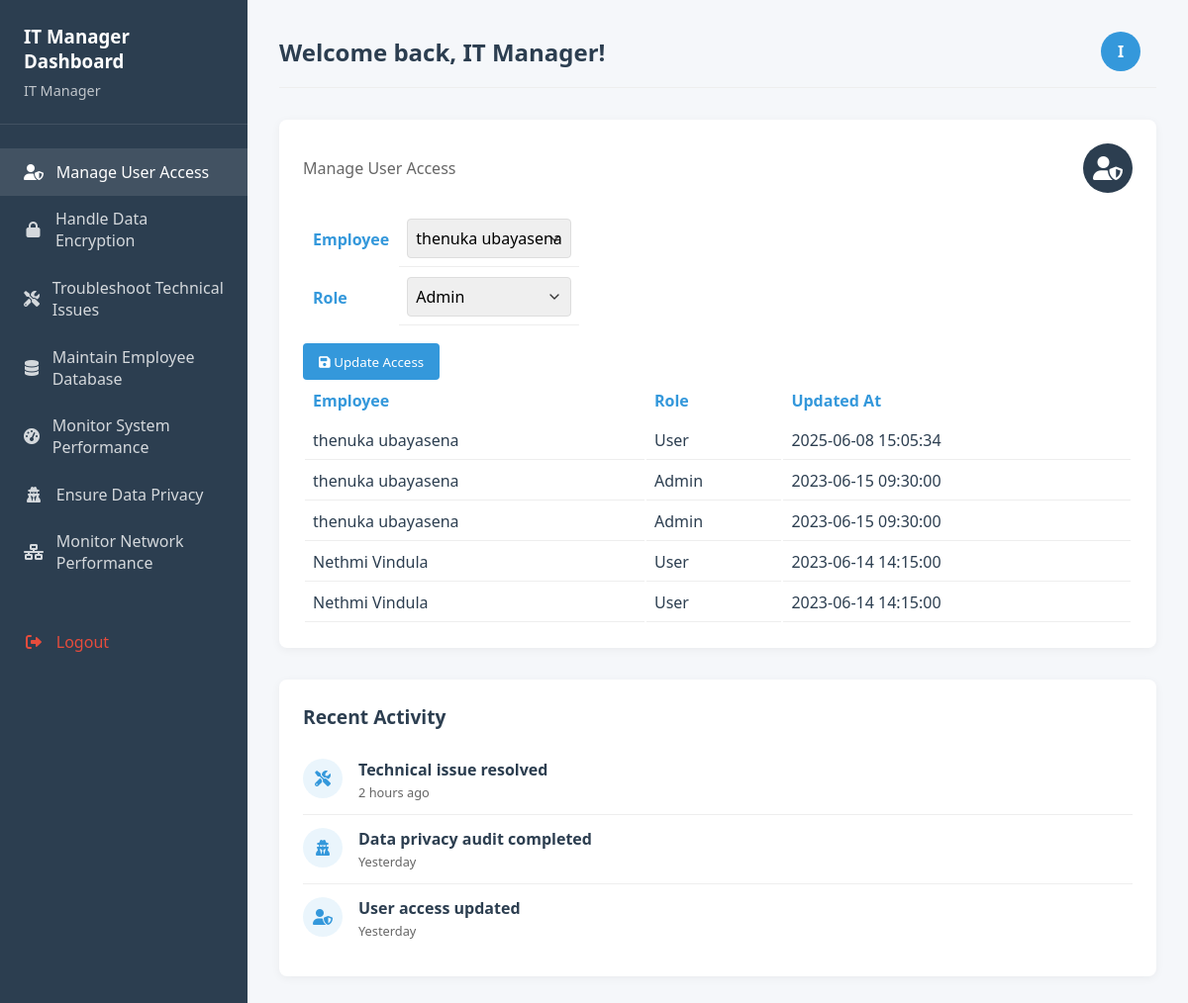
Page /it_manager_dashboard.php?view=manage_user_access on the committed database.
### tables this page shows
CREATE TABLE `user_access` (
  `access_id` int(11) NOT NULL,
  `EMP_ID` int(11) NOT NULL,
  `role` enum('Admin','User') NOT NULL,
  `updated_at` datetime NOT NULL
);

CREATE TABLE `employees` (
  `EMP_ID` int(11) NOT NULL,
  `FName` varchar(50) NOT NULL,
  `LName` varchar(50) NOT NULL,
  `username` varchar(50) NOT NULL,
  `password` varchar(255) NOT NULL,
  `EmpNIC` varchar(20) NOT NULL,
  `years_of_experience` int(11) DEFAULT NULL,
  `designation` varchar(100) NOT NULL,
  `EmpContact_No` varchar(15) DEFAULT NULL,
  `DOB` date DEFAULT NULL,
  `Emp_Email` varchar(100) DEFAULT NULL,
  `Dependent_Name` varchar(100) DEFAULT NULL,
  `Dependent_NIC` varchar(20) DEFAULT NULL,
  `Relationship` varchar(50) DEFAULT NULL,
  `DeContact_No` varchar(15) DEFAULT NULL,
  `created_at` timestamp NOT NULL DEFAULT current_timestamp(),
  `salary` decimal(10,2) NOT NULL
);

### it_manager_dashboard.php (the view, shortened to what this page needs)
<?php
require 'db_connection.php';
$displayName = isset($_SESSION['FName'], $_SESSION['LName']) ? $_SESSION['FName'] . ' ' . $_SESSION['LName'] : 'IT Manager';
$avatar = strtoupper(substr($displayName, 0, 1));
$showManageUserAccess = false;
$showHandleDataEncryption = false;
$showTroubleshootIssues = false;
$showMaintainEmployeeDB = false;
$showMonitorSystemPerformance = false;
$showEnsureDataPrivacy = false;
$showMonitorNetworkPerformance = false;
if (isset($_GET['view'])) {
    $showManageUserAccess = ($_GET['view'] === 'manage_user_access');
    $showHandleDataEncryption = ($_GET['view'] === 'handle_data_encryption');
    $showTroubleshootIssues = ($_GET['view'] === 'troubleshoot_issues');
    $showMaintainEmployeeDB = ($_GET['view'] === 'maintain_employee_db');
    $showMonitorSystemPerformance = ($_GET['view'] === 'monitor_system_performance');
    $showEnsureDataPrivacy = ($_GET['view'] === 'ensure_data_privacy');
    $showMonitorNetworkPerformance = ($_GET['view'] === 'monitor_network_performance');
} else {
}
if ($showManageUserAccess) {
    $stmt = $pdo->query("SELECT u.access_id, u.EMP_ID, u.role, u.updated_at, e.FName, e.LName
                         FROM user_access u
                         JOIN employees e ON u.EMP_ID = e.EMP_ID
                         ORDER BY u.updated_at DESC");
    $user_access = $stmt->fetchAll();
    $stmt = $pdo->query("SELECT EMP_ID, FName, LName FROM employees");
    $employees = $stmt->fetchAll();
}
?>
<!DOCTYPE html>
<html lang="en">
<head>
    <link rel="stylesheet" href="https://cdnjs.cloudflare.com/ajax/libs/font-awesome/6.0.0/css/all.min.css">
</head>
<body>
    <div class="dashboard-container">
        <div class="sidebar">
            <div class="sidebar-header">
                <h3>IT Manager Dashboard</h3>
                <p><?= htmlspecialchars($displayName) ?></p>
            </div>
            <div class="sidebar-menu">
                <a href="?view=manage_user_access" class="menu-item <?= $showManageUserAccess ? 'active' : '' ?>"><i class="fas fa-user-shield"></i> Manage User Access</a>
                <a href="?view=handle_data_encryption" class="menu-item <?= $showHandleDataEncryption ? 'active' : '' ?>"><i class="fas fa-lock"></i> Handle Data Encryption</a>
                <a href="?view=troubleshoot_issues" class="menu-item <?= $showTroubleshootIssues ? 'active' : '' ?>"><i class="fas fa-tools"></i> Troubleshoot Technical Issues</a>
                <a href="?view=maintain_employee_db" class="menu-item <?= $showMaintainEmployeeDB ? 'active' : '' ?>"><i class="fas fa-database"></i> Maintain Employee Database</a>
                <a href="?view=monitor_system_performance" class="menu-item <?= $showMonitorSystemPerformance ? 'active' : '' ?>"><i class="fas fa-tachometer-alt"></i> Monitor System Performance</a>
                <a href="?view=ensure_data_privacy" class="menu-item <?= $showEnsureDataPrivacy ? 'active' : '' ?>"><i class="fas fa-user-secret"></i> Ensure Data Privacy</a>
                <a href="?view=monitor_network_performance" class="menu-item <?= $showMonitorNetworkPerformance ? 'active' : '' ?>"><i class="fas fa-network-wired"></i> Monitor Network Performance</a>
                <a href="logout.php" class="menu-item" style="margin-top: 2rem; color: #e74c3c;"><i class="fas fa-sign-out-alt"></i> Logout</a>
            </div>
        </div>
        <div class="main-content">
            <div class="top-bar">
                <h2>Welcome back, <?= htmlspecialchars($displayName) ?>!</h2>
                <div class="user-info">
                    <div class="user-avatar"><?= $avatar ?></div>
                </div>
            </div>
            <div class="dashboard-cards">
                <?php if ($showManageUserAccess): ?>
                <div class="card">
                    <div class="card-header">
                        <span class="card-title">Manage User Access</span>
                        <div class="card-icon bg-primary"><i class="fas fa-user-shield"></i></div>
                    </div>
                    <form action="" method="POST" class="form-table">
                        <table>
                            <tr>
                                <th><label for="EMP_ID">Employee</label></th>
                                <td>
                                    <select id="EMP_ID" name="EMP_ID" required>
                                        <?php foreach ($employees as $employee): ?>
                                        <option value="<?= $employee['EMP_ID'] ?>"><?= htmlspecialchars($employee['FName'] . ' ' . $employee['LName']) ?></option>
                                        <?php endforeach; ?>
                                    </select>
                                </td>
                            </tr>
                            <tr>
                                <th><label for="role">Role</label></th>
                                <td>
                                    <select id="role" name="role" required>
                                        <option value="Admin">Admin</option>
                                    </select>
                                </td>
                            </tr>
                        </table>
                        <button type="submit" class="btn"><i class="fas fa-save"></i> Update Access</button>
                    </form>
                    <?php if ($user_access): ?>
                    <table class="data-table">
                        <tr>
                            <th>Employee</th>
                            <th>Role</th>
                            <th>Updated At</th>
                        </tr>
                        <?php foreach ($user_access as $access): ?>
                        <tr>
                            <td><?= htmlspecialchars($access['FName'] . ' ' . $access['LName']) ?></td>
                            <td><?= htmlspecialchars($access['role']) ?></td>
                            <td><?= htmlspecialchars($access['updated_at']) ?></td>
                        </tr>
                        <?php endforeach; ?>
                    </table>
                    <?php endif; ?>
                </div>
                <?php endif; ?>
            </div>
            <div class="recent-activity">
                <h3 class="section-title">Recent Activity</h3>
                <div class="activity-item">
                    <div class="activity-icon"><i class="fas fa-tools"></i></div>
                    <div class="activity-content">
                        <div class="activity-title">Technical issue resolved</div>
                        <div class="activity-time">2 hours ago</div>
                    </div>
                </div>
                <div class="activity-item">
                    <div class="activity-icon"><i class="fas fa-user-secret"></i></div>
                    <div class="activity-content">
                        <div class="activity-title">Data privacy audit completed</div>
                        <div class="activity-time">Yesterday</div>
                    </div>
                </div>
                <div class="activity-item">
                    <div class="activity-icon"><i class="fas fa-user-shield"></i></div>
                    <div class="activity-content">
                        <div class="activity-title">User access updated</div>
                        <div class="activity-time">Yesterday</div>
                    </div>
                </div>
            </div>
        </div>
    </div>
</body>
</html>

### it_manager_dashboard.php (style rules this page uses)
:root { --primary-color: #2c3e50; --secondary-color: #3498db; --accent-color: #e74c3c; --light-color: #ecf0f1; --dark-color: #2c3e50; --success-color: #2ecc71; }
* { margin: 0; padding: 0; box-sizing: border-box; font-family: 'Segoe UI', Tahoma, Geneva, Verdana, sans-serif; }
body { background-color: #f5f7fa; color: var(--dark-color); }
.dashboard-container { display: flex; min-height: 100vh; }
.sidebar { width: 250px; background-color: var(--primary-color); color: white; padding: 1.5rem 0; position: fixed; height: 100%; }
.sidebar-header { padding: 0 1.5rem 1.5rem; border-bottom: 1px solid rgba(255, 255, 255, 0.1); }
.sidebar-header h3 { color: white; margin-bottom: 0.5rem; }
.sidebar-header p { color: rgba(255, 255, 255, 0.7); font-size: 0.9rem; }
.sidebar-menu { padding: 1.5rem 0; }
.menu-item { padding: 0.8rem 1.5rem; display: flex; align-items: center; color: rgba(255, 255, 255, 0.8); text-decoration: none; transition: all 0.3s ease; }
.menu-item:hover, .menu-item.active { background-color: rgba(255, 255, 255, 0.1); color: white; }
.menu-item i { margin-right: 0.8rem; width: 20px; text-align: center; }
.main-content { flex: 1; margin-left: 250px; padding: 2rem; }
.top-bar { display: flex; justify-content: space-between; align-items: center; margin-bottom: 2rem; padding-bottom: 1rem; border-bottom: 1px solid #eee; }
.user-info { display: flex; align-items: center; }
.user-avatar { width: 40px; height: 40px; border-radius: 50%; background-color: var(--secondary-color); color: white; display: flex; align-items: center; justify-content: center; margin-right: 1rem; font-weight: bold; }
.dashboard-cards { display: grid; grid-template-columns: repeat(auto-fill, minmax(550px, 1fr)); gap: 1.5rem; margin-bottom: 2rem; }
.card { background: white; border-radius: 8px; padding: 1.5rem; box-shadow: 0 2px 10px rgba(0, 0, 0, 0.05); }
.card-header { display: flex; justify-content: space-between; align-items: center; margin-bottom: 1rem; }
.card-title { font-size: 1rem; color: #666; }
.card-icon { width: 50px; height: 50px; border-radius: 50%; display: flex; align-items: center; justify-content: center; color: white; font-size: 1.5rem; }
.bg-primary { background-color: var(--primary-color); }
.data-table, .form-table { width: 100%; }
.data-table td, .form-table td { padding: 8px; border-bottom: 1px solid #eee; }
.data-table th, .form-table th { text-align: left; padding: 8px; color: var(--secondary-color); }
.form-table input, .form-table select, .form-table textarea { width: 100%; padding: 0.5rem; border: 1px solid #ddd; border-radius: 4px; font-size: 1rem; }
.form-table select { appearance: none; background-repeat: no-repeat; background-position: right 0.5rem center; background-size: 1rem; }
.btn { margin-top: 1rem; padding: 0.6rem 1rem; background: var(--secondary-color); color: white; border: none; border-radius: 4px; cursor: pointer; text-decoration: none; display: inline-block; }
.recent-activity { background: white; border-radius: 8px; padding: 1.5rem; box-shadow: 0 2px 10px rgba(0, 0, 0, 0.05); }
.section-title { font-size: 1.2rem; margin-bottom: 1rem; color: var(--primary-color); }
.activity-item { display: flex; padding: 0.8rem 0; border-bottom: 1px solid #eee; }
.activity-item:last-child { border-bottom: none; }
.activity-icon { width: 40px; height: 40px; border-radius: 50%; background-color: rgba(52, 152, 219, 0.1); color: var(--secondary-color); display: flex; align-items: center; justify-content: center; margin-right: 1rem; }
.activity-content { flex: 1; }
.activity-title { font-weight: 600; margin-bottom: 0.2rem; }
.activity-time { font-size: 0.8rem; color: #666; }

### rows in the picture
user_access: EMP_ID.LName "thenuka ubayasena", role "User", updated_at "2025-06-08 15:05:34"
user_access: EMP_ID.LName "thenuka ubayasena", role "Admin", updated_at "2023-06-15 09:30:00"
user_access: EMP_ID.LName "thenuka ubayasena", role "Admin", updated_at "2023-06-15 09:30:00"
user_access: EMP_ID.LName "Nethmi Vindula", role "User", updated_at "2023-06-14 14:15:00"
user_access: EMP_ID.LName "Nethmi Vindula", role "User", updated_at "2023-06-14 14:15:00"

### other values in the picture
$displayName "IT Manager"
$avatar "I"
form field EMP_ID "thenuka ubayasena"
